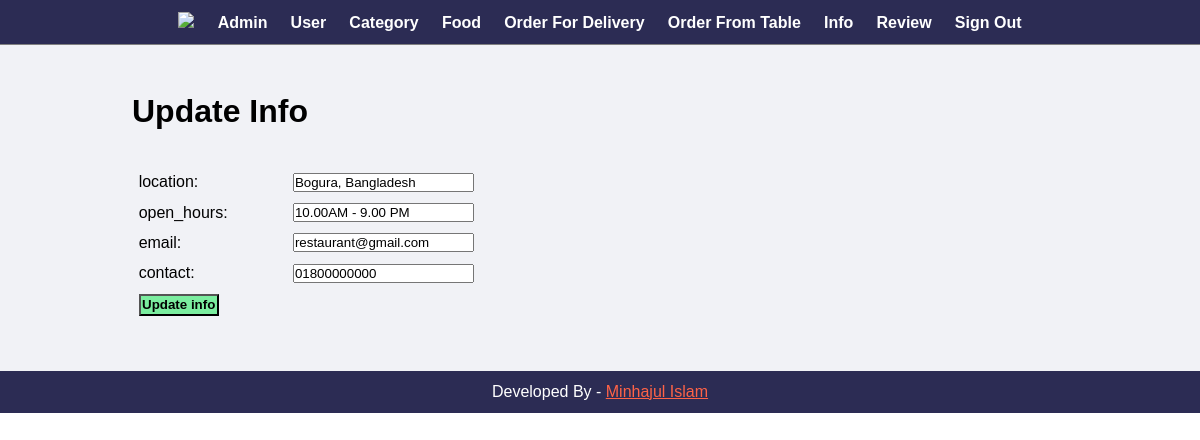
The page /admin/restaurant_info_update.php?id=2 (signed in) on the database its author committed.
### tables this page shows
CREATE TABLE `restaurant_info` (
  `id` int(11) NOT NULL,
  `location` varchar(255) NOT NULL,
  `open_hours` varchar(255) NOT NULL,
  `email` varchar(100) NOT NULL,
  `contact` varchar(15) NOT NULL
);

### admin/restaurant_info_update.php (the view, shortened to what this page needs)
<?php include('hd-ft/header.php'); ?>
<div class="manage">
    <div class="wrapper">
        <h1>Update Info</h1>
        <br><br>
        <?php
            if(isset($_GET['id']))
            {
                $id = $_GET['id'];
                $sql = "SELECT * FROM restaurant_info WHERE id=$id";
                $res = mysqli_query($conn, $sql);
                $count = mysqli_num_rows($res);
                if($count==1)
                {
                    $row = mysqli_fetch_assoc($res);
                    $location = $row['location'];
                    $open_hours = $row['open_hours'];
                    $email = $row['email'];
                    $contact = $row['contact'];
                }
                else
                {
                    $_SESSION['no-info-found'] = "<div class='error'>Info not Found.</div>";
                    header('location:'.SITEURL.'admin/reataurant_info.php');
                }
            }
            else
            {
                header('location:'.SITEURL.'admin/reataurant_info.php');
            }
        ?>
        <form action="" method="POST" enctype="multipart/form-data">
            <table class="table-30">
                <tr>
                    <td>location: </td>
                    <td>
                        <input type="text" name="location" value="<?php echo $location; ?>">
                    </td>
                </tr>
                <tr>
                    <td>open_hours: </td>
                    <td>
                        <input type="text" name="open_hours" value="<?php echo $open_hours; ?>">
                    </td>
                </tr>
                <tr>
                    <td>email: </td>
                    <td>
                        <input type="text" name="email" value="<?php echo $email; ?>">
                    </td>
                </tr>
                <tr>
                    <td>contact: </td>
                    <td>
                        <input type="text" name="contact" value="<?php echo $contact; ?>">
                    </td>
                </tr>
                <tr>
                    <td>
                        <input type="submit" name="submit" value="Update info" class="btn-update">
                    </td>
                </tr>
            </table>
        </form>
    </div>
</div>
<?php include('hd-ft/footer.php'); ?>

### css/back-end.css (style rules this page uses)
* { margin: 0; padding: 0; font-family: Arial, Helvetica, sans-serif; }
.wrapper { padding: 1%; width: 80%; margin: 0 auto; }
.table-30 { width: 50%; }
table tr td { padding: 1%; }
.btn-update { background-color: #7bed9f; padding: 1%; color: black; text-decoration: none; font-weight: bold; }
.manage { background-color: #f1f2f6; padding: 3% 0; }
* { margin: 0; padding: 0; box-sizing: border-box; }

### rows shown on the page
restaurant_info: location "Bogura, Bangladesh", open_hours "10.00AM - 9.00 PM", email "restaurant@gmail.com", contact "01800000000"
